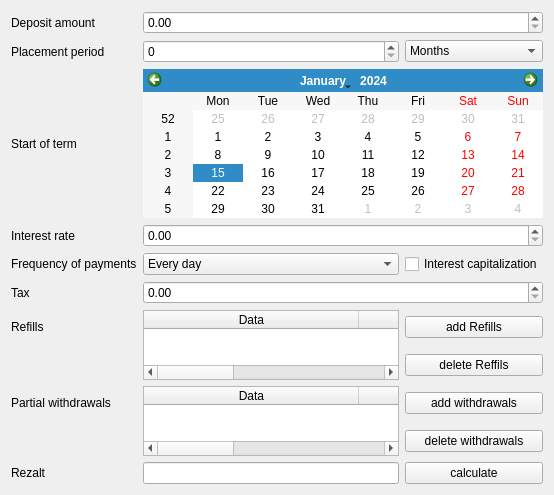
      <widget class="QWidget" name="tab_4">
       <attribute name="title">
        <string>Deposit Calculator</string>
       </attribute>
       <layout class="QGridLayout" name="gridLayout_5">
        <item row="6" column="2">
         <widget class="QPushButton" name="butAddReff">
          <property name="text">
           <string>add Refills</string>
          </property>
         </widget>
        </item>
        <item row="10" column="0">
         <widget class="QLabel" name="label_7">
          <property name="text">
           <string>Rezalt</string>
          </property>
         </widget>
        </item>
        <item row="0" column="1" colspan="2">
         <widget class="QDoubleSpinBox" name="spinDepos">
          <property name="maximum">
           <double>1000000000.000000000000000</double>
          </property>
         </widget>
        </item>
        <item row="10" column="1">
         <widget class="QLineEdit" name="lineDepRez">
          <property name="readOnly">
           <bool>true</bool>
          </property>
         </widget>
        </item>
        <item row="6" column="1" rowspan="2">
         <widget class="QTableWidget" name="tabReff">
          <attribute name="horizontalHeaderMinimumSectionSize">
           <number>66</number>
          </attribute>
          <attribute name="horizontalHeaderDefaultSectionSize">
           <number>215</number>
          </attribute>
          <column>
           <property name="text">
            <string>Data</string>
           </property>
          </column>
          <column>
           <property name="text">
            <string>Amount of money</string>
           </property>
          </column>
          <column>
           <property name="text">
            <string>Frequency</string>
           </property>
          </column>
         </widget>
        </item>
        <item row="10" column="2">
         <widget class="QPushButton" name="butDepCalc">
          <property name="text">
           <string>calculate</string>
          </property>
         </widget>
        </item>
        <item row="2" column="1" colspan="2">
         <widget class="QCalendarWidget" name="calendarWidget">
          <property name="sizePolicy">
           <sizepolicy hsizetype="Minimum" vsizetype="Maximum">
            <horstretch>0</horstretch>
            <verstretch>0</verstretch>
           </sizepolicy>
          </property>
         </widget>
        </item>
        <item row="4" column="0">
         <widget class="QLabel" name="label_13">
          <property name="text">
           <string>Frequency of payments</string>
          </property>
         </widget>
        </item>
        <item row="3" column="1" colspan="2">
         <widget class="QDoubleSpinBox" name="spinDepRate">
          <property name="maximum">
           <double>100.000000000000000</double>
          </property>
         </widget>
        </item>
        <item row="2" column="0">
         <widget class="QLabel" name="label_17">
          <property name="text">
           <string>Start of term</string>
          </property>
         </widget>
        </item>
        <item row="4" column="2">
         <widget class="QCheckBox" name="boxCap">
          <property name="text">
           <string>Interest capitalization</string>
          </property>
         </widget>
        </item>
        <item row="0" column="0">
         <widget class="QLabel" name="label_16">
          <property name="text">
           <string>Deposit amount</string>
          </property>
         </widget>
        </item>
        <item row="1" column="1">
         <widget class="QSpinBox" name="spinDepTime">
          <property name="maximum">
           <number>50</number>
          </property>
         </widget>
        </item>
        <item row="3" column="0">
         <widget class="QLabel" name="label_14">
          <property name="text">
           <string>Interest rate</string>
          </property>
         </widget>
        </item>
        <item row="4" column="1">
         <widget class="QComboBox" name="boxFreq">
          <item>
           <property name="text">
            <string>Every day</string>
           </property>
          </item>
          <item>
           <property name="text">
            <string>Once a month</string>
           </property>
          </item>
          <item>
           <property name="text">
            <string>Once a quarter</string>
           </property>
          </item>
          <item>
           <property name="text">
            <string>Half-yearly</string>
           </property>
          </item>
          <item>
           <property name="text">
            <string>Once a year</string>
           </property>
          </item>
         </widget>
        </item>
        <item row="8" column="1" rowspan="2">
         <widget class="QTableWidget" name="tabWith">
          <attribute name="horizontalHeaderDefaultSectionSize">
           <number>215</number>
          </attribute>
          <column>
           <property name="text">
            <string>Data</string>
           </property>
          </column>
          <column>
           <property name="text">
            <string>Amount of money</string>
           </property>
          </column>
          <column>
           <property name="text">
            <string>Frequency</string>
           </property>
          </column>
         </widget>
        </item>
        <item row="8" column="0">
         <widget class="QLabel" name="label_11">
          <property name="text">
           <string>Partial withdrawals</string>
          </property>
         </widget>
        </item>
        <item row="6" column="0">
         <widget class="QLabel" name="label_12">
          <property name="text">
           <string>Refills</string>
          </property>
         </widget>
        </item>
        <item row="9" column="2">
         <widget class="QPushButton" name="buttDelWith">
          <property name="text">
           <string>delete withdrawals</string>
          </property>
         </widget>
        </item>
        <item row="8" column="2">
         <widget class="QPushButton" name="butAddWith">
          <property name="text">
           <string>add withdrawals</string>
          </property>
         </widget>
        </item>
        <item row="1" column="2">
         <widget class="QComboBox" name="boxDepTime">
          <item>
           <property name="text">
            <string>Months</string>
           </property>
          </item>
          <item>
           <property name="text">
            <string>Years</string>
           </property>
          </item>
         </widget>
        </item>
        <item row="1" column="0">
         <widget class="QLabel" name="label_15">
          <property name="text">
           <string>Placement period</string>
          </property>
         </widget>
        </item>
        <item row="7" column="2">
         <widget class="QPushButton" name="buttDelReff">
          <property name="text">
           <string>delete Reffils</string>
          </property>
         </widget>
        </item>
        <item row="5" column="0">
         <widget class="QLabel" name="label_20">
          <property name="text">
           <string>Tax</string>
          </property>
         </widget>
        </item>
        <item row="5" column="1" colspan="2">
         <widget class="QDoubleSpinBox" name="spinTax">
          <property name="maximum">
           <double>100.000000000000000</double>
          </property>
         </widget>
        </item>
       </layout>
      </widget>
